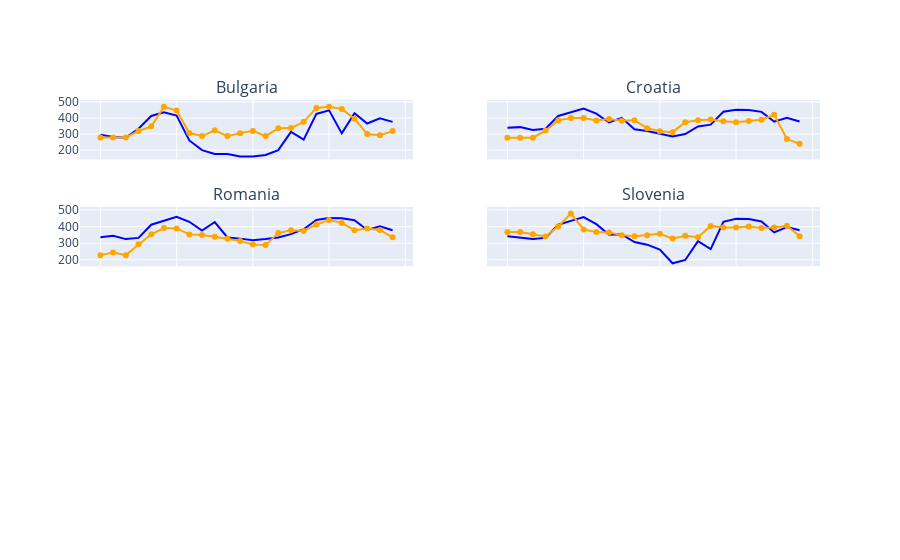

Notebook code cell kept with this figure:
### Code cell
#train_model_country_day(data_country_input, day, n_features, model_type="rf", model_parameters=None)
from plotly.subplots import make_subplots
def plotDayPrediction(day,n_features,model_type='rf',exclude_features=["Price-1","Price-2"]):
        countries = ["BG", "HR", "RO","SI"]
        countries_clean=[]
        for i,code in enumerate(countries):
                try: 
                        test=load_augumented(code).loc[day]
                except: print("Date for this day does not exist") 
                else: 
                        if test.shape[0]==24: countries_clean.append(code)
        #print(countries_clean)
        n = len(countries_clean)
        #print(n)
        clist = []
        [clist.append(country_dict[x]) for x in countries_clean]
        fig = make_subplots(rows=n, cols=2,
                shared_yaxes=True, shared_xaxes=True,
                subplot_titles=clist)

        def predOneDayOneCode(code,row,col):
                df = load_augumented(code).drop(columns=exclude_features)
                #print(df.isnull().values.any())
                model, params, selected_features, err, predictions = train_model_country_day(df, day, 12, model_type="rf")
                def rolling(dataframe):
                        return dataframe.rolling(window=roll_window).mean()
                #print(selected_features)
                
                
                df = df.loc[day]

                fig.add_trace(go.Scatter(x=df.index, 
                                        y=df["DayAheadPrice"], 
                                        name="Real price",
                                        mode="lines",
                                        line_color="blue",),
                                        row=row,col=col)  
                
                fig.add_trace(go.Scatter(x=predictions.index, 
                                        y=predictions, 
                                        name="Prediction",
                                        mode="lines+markers",
                                        line_color="orange",),
                                        row=row,col=col)  #

                fig.update_layout(
                        #title={'text':'Prediction of Energy Price in %s' % (country_dict[code]),'x':0.5, 'xanchor':'center'},
                        showlegend=False)
                
                #return fig, selected_features, err
                return err.rename(country_dict[code])
        #figa=[None]*n
        #sfa=[None]*n
        erra=[None]*n
        j=1
        k=1
        for i,code in enumerate(countries_clean):
                print(k,j)
                erra[i]=predOneDayOneCode(code,k,j)
                if k==j and j==1: j=j+1
                elif k==j and j==2: j=j-1
                elif j>k: k=k+1
        #code = "SI"
        #figa, sfa, erra=predOneDayOneCode(code,1,1)
        #print("aaskdjflöaksjdlfkjaskldjfkajdfölaj")
        fig.update_layout(legend=dict(
                orientation="h",
                entrywidth=120,
                yanchor="bottom",
                y=1.02,
                xanchor="right",
                x=1
                ))
        metr_list=[]
        [metr_list.append(x) for x in erra]
        table = pd.concat(metr_list, axis=1)
        return fig,0,table
figa, sfa, table = plotDayPrediction("2022-7-13",12)
display(table)
figa.show()

### Figure 1 — Plotly figure (JSON) as saved in the notebook; plotly's stock layout.template omitted (floating-point values rounded to 4 significant figures)
{"data": [{"line": {"color": "blue"}, "mode": "lines", "name": "Real price", "type": "scatter", "x": ["2022-07-13T00:00:00+00:00", "2022-07-13T01:00:00+00:00", "2022-07-13T02:00:00+00:00", "2022-07-13T03:00:00+00:00", "2022-07-13T04:00:00+00:00", "2022-07-13T05:00:00+00:00", "2022-07-13T06:00:00+00:00", "2022-07-13T07:00:00+00:00", "2022-07-13T08:00:00+00:00", "2022-07-13T09:00:00+00:00", "2022-07-13T10:00:00+00:00", "2022-07-13T11:00:00+00:00", "2022-07-13T12:00:00+00:00", "2022-07-13T13:00:00+00:00", "2022-07-13T14:00:00+00:00", "2022-07-13T15:00:00+00:00", "2022-07-13T16:00:00+00:00", "2022-07-13T17:00:00+00:00", "2022-07-13T18:00:00+00:00", "2022-07-13T19:00:00+00:00", "2022-07-13T20:00:00+00:00", "2022-07-13T21:00:00+00:00", "2022-07-13T22:00:00+00:00", "2022-07-13T23:00:00+00:00"], "xaxis": "x", "y": [295, 281.2, 277.1, 332.2, 412.0, 435, 415.0, 259.8, 199.4, 175.2, 175.1, 160.2, 160.2, 169.2, 199.4, 312.9, 264.7, 425.0, 447.3, 303.6, 430, 365.1, 398.1, 375.6], "yaxis": "y"}, {"line": {"color": "orange"}, "mode": "lines+markers", "name": "Prediction", "type": "scatter", "x": ["2022-07-13T00:00:00+00:00", "2022-07-13T01:00:00+00:00", "2022-07-13T02:00:00+00:00", "2022-07-13T03:00:00+00:00", "2022-07-13T04:00:00+00:00", "2022-07-13T05:00:00+00:00", "2022-07-13T06:00:00+00:00", "2022-07-13T07:00:00+00:00", "2022-07-13T08:00:00+00:00", "2022-07-13T09:00:00+00:00", "2022-07-13T10:00:00+00:00", "2022-07-13T11:00:00+00:00", "2022-07-13T12:00:00+00:00", "2022-07-13T13:00:00+00:00", "2022-07-13T14:00:00+00:00", "2022-07-13T15:00:00+00:00", "2022-07-13T16:00:00+00:00", "2022-07-13T17:00:00+00:00", "2022-07-13T18:00:00+00:00", "2022-07-13T19:00:00+00:00", "2022-07-13T20:00:00+00:00", "2022-07-13T21:00:00+00:00", "2022-07-13T22:00:00+00:00", "2022-07-13T23:00:00+00:00"], "xaxis": "x", "y": [278.6, 278.6, 278.6, 318.3, 347.4, 469.1, 445.6, 305.6, 287.0, 322.9, 286.7, 305.3, 319.2, 286.7, 335.3, 336.8, 375.5, 462.6, 469.9, 456.1, 395.1, 299.7, 292.2, 317.9], "yaxis": "y"}, {"line": {"color": "blue"}, "mode": "lines", "name": "Real price", "type": "scatter", "x": ["2022-07-13T00:00:00+00:00", "2022-07-13T01:00:00+00:00", "2022-07-13T02:00:00+00:00", "2022-07-13T03:00:00+00:00", "2022-07-13T04:00:00+00:00", "2022-07-13T05:00:00+00:00", "2022-07-13T06:00:00+00:00", "2022-07-13T07:00:00+00:00", "2022-07-13T08:00:00+00:00", "2022-07-13T09:00:00+00:00", "2022-07-13T10:00:00+00:00", "2022-07-13T11:00:00+00:00", "2022-07-13T12:00:00+00:00", "2022-07-13T13:00:00+00:00", "2022-07-13T14:00:00+00:00", "2022-07-13T15:00:00+00:00", "2022-07-13T16:00:00+00:00", "2022-07-13T17:00:00+00:00", "2022-07-13T18:00:00+00:00", "2022-07-13T19:00:00+00:00", "2022-07-13T20:00:00+00:00", "2022-07-13T21:00:00+00:00", "2022-07-13T22:00:00+00:00", "2022-07-13T23:00:00+00:00"], "xaxis": "x2", "y": [338.7, 342.7, 325.0, 332.2, 412.0, 435, 458.8, 426.5, 371.6, 400.4, 328.8, 319.1, 303.6, 284.3, 299.6, 347.2, 357.9, 438.5, 451.6, 449.4, 437.8, 377.2, 401.6, 378.1], "yaxis": "y2"}, {"line": {"color": "orange"}, "mode": "lines+markers", "name": "Prediction", "type": "scatter", "x": ["2022-07-13T00:00:00+00:00", "2022-07-13T01:00:00+00:00", "2022-07-13T02:00:00+00:00", "2022-07-13T03:00:00+00:00", "2022-07-13T04:00:00+00:00", "2022-07-13T05:00:00+00:00", "2022-07-13T06:00:00+00:00", "2022-07-13T07:00:00+00:00", "2022-07-13T08:00:00+00:00", "2022-07-13T09:00:00+00:00", "2022-07-13T10:00:00+00:00", "2022-07-13T11:00:00+00:00", "2022-07-13T12:00:00+00:00", "2022-07-13T13:00:00+00:00", "2022-07-13T14:00:00+00:00", "2022-07-13T15:00:00+00:00", "2022-07-13T16:00:00+00:00", "2022-07-13T17:00:00+00:00", "2022-07-13T18:00:00+00:00", "2022-07-13T19:00:00+00:00", "2022-07-13T20:00:00+00:00", "2022-07-13T21:00:00+00:00", "2022-07-13T22:00:00+00:00", "2022-07-13T23:00:00+00:00"], "xaxis": "x2", "y": [276.8, 276.8, 276.8, 321.3, 384.9, 399.2, 400.2, 384.5, 393.5, 383.2, 385.1, 336.4, 316.9, 311.4, 373.6, 385.7, 390.9, 379.2, 373.8, 381.3, 389.2, 419.4, 268.3, 239.0], "yaxis": "y2"}, {"line": {"color": "blue"}, "mode": "lines", "name": "Real price", "type": "scatter", "x": ["2022-07-13T00:00:00+00:00", "2022-07-13T01:00:00+00:00", "2022-07-13T02:00:00+00:00", "2022-07-13T03:00:00+00:00", "2022-07-13T04:00:00+00:00", "2022-07-13T05:00:00+00:00", "2022-07-13T06:00:00+00:00", "2022-07-13T07:00:00+00:00", "2022-07-13T08:00:00+00:00", "2022-07-13T09:00:00+00:00", "2022-07-13T10:00:00+00:00", "2022-07-13T11:00:00+00:00", "2022-07-13T12:00:00+00:00", "2022-07-13T13:00:00+00:00", "2022-07-13T14:00:00+00:00", "2022-07-13T15:00:00+00:00", "2022-07-13T16:00:00+00:00", "2022-07-13T17:00:00+00:00", "2022-07-13T18:00:00+00:00", "2022-07-13T19:00:00+00:00", "2022-07-13T20:00:00+00:00", "2022-07-13T21:00:00+00:00", "2022-07-13T22:00:00+00:00", "2022-07-13T23:00:00+00:00"], "xaxis": "x4", "y": [342.7, 334.1, 325.0, 332.2, 412.0, 435, 458.2, 415.1, 351.7, 353.6, 307.7, 291.5, 261.8, 179.2, 199.4, 312.9, 264.7, 429.6, 447.3, 445.6, 431.5, 365.1, 398.1, 378.1], "yaxis": "y4"}, {"line": {"color": "orange"}, "mode": "lines+markers", "name": "Prediction", "type": "scatter", "x": ["2022-07-13T00:00:00+00:00", "2022-07-13T01:00:00+00:00", "2022-07-13T02:00:00+00:00", "2022-07-13T03:00:00+00:00", "2022-07-13T04:00:00+00:00", "2022-07-13T05:00:00+00:00", "2022-07-13T06:00:00+00:00", "2022-07-13T07:00:00+00:00", "2022-07-13T08:00:00+00:00", "2022-07-13T09:00:00+00:00", "2022-07-13T10:00:00+00:00", "2022-07-13T11:00:00+00:00", "2022-07-13T12:00:00+00:00", "2022-07-13T13:00:00+00:00", "2022-07-13T14:00:00+00:00", "2022-07-13T15:00:00+00:00", "2022-07-13T16:00:00+00:00", "2022-07-13T17:00:00+00:00", "2022-07-13T18:00:00+00:00", "2022-07-13T19:00:00+00:00", "2022-07-13T20:00:00+00:00", "2022-07-13T21:00:00+00:00", "2022-07-13T22:00:00+00:00", "2022-07-13T23:00:00+00:00"], "xaxis": "x4", "y": [368.0, 368.0, 354.9, 341.0, 401.7, 478.8, 382.9, 367.2, 364.3, 349.0, 341.8, 349.0, 357.0, 328.0, 344.6, 336.8, 404.7, 395.6, 394.7, 400.6, 392.3, 394.4, 405.5, 342.9], "yaxis": "y4"}, {"line": {"color": "blue"}, "mode": "lines", "name": "Real price", "type": "scatter", "x": ["2022-07-13T00:00:00+00:00", "2022-07-13T01:00:00+00:00", "2022-07-13T02:00:00+00:00", "2022-07-13T03:00:00+00:00", "2022-07-13T04:00:00+00:00", "2022-07-13T05:00:00+00:00", "2022-07-13T06:00:00+00:00", "2022-07-13T07:00:00+00:00", "2022-07-13T08:00:00+00:00", "2022-07-13T09:00:00+00:00", "2022-07-13T10:00:00+00:00", "2022-07-13T11:00:00+00:00", "2022-07-13T12:00:00+00:00", "2022-07-13T13:00:00+00:00", "2022-07-13T14:00:00+00:00", "2022-07-13T15:00:00+00:00", "2022-07-13T16:00:00+00:00", "2022-07-13T17:00:00+00:00", "2022-07-13T18:00:00+00:00", "2022-07-13T19:00:00+00:00", "2022-07-13T20:00:00+00:00", "2022-07-13T21:00:00+00:00", "2022-07-13T22:00:00+00:00", "2022-07-13T23:00:00+00:00"], "xaxis": "x3", "y": [336.7, 344.9, 325.0, 332.2, 412.0, 435, 458.9, 429.4, 376.5, 428.1, 335, 327.9, 317.9, 325.0, 335, 355.1, 384.6, 440.2, 452.5, 450.1, 439.1, 379.8, 402.4, 378.1], "yaxis": "y3"}, {"line": {"color": "orange"}, "mode": "lines+markers", "name": "Prediction", "type": "scatter", "x": ["2022-07-13T00:00:00+00:00", "2022-07-13T01:00:00+00:00", "2022-07-13T02:00:00+00:00", "2022-07-13T03:00:00+00:00", "2022-07-13T04:00:00+00:00", "2022-07-13T05:00:00+00:00", "2022-07-13T06:00:00+00:00", "2022-07-13T07:00:00+00:00", "2022-07-13T08:00:00+00:00", "2022-07-13T09:00:00+00:00", "2022-07-13T10:00:00+00:00", "2022-07-13T11:00:00+00:00", "2022-07-13T12:00:00+00:00", "2022-07-13T13:00:00+00:00", "2022-07-13T14:00:00+00:00", "2022-07-13T15:00:00+00:00", "2022-07-13T16:00:00+00:00", "2022-07-13T17:00:00+00:00", "2022-07-13T18:00:00+00:00", "2022-07-13T19:00:00+00:00", "2022-07-13T20:00:00+00:00", "2022-07-13T21:00:00+00:00", "2022-07-13T22:00:00+00:00", "2022-07-13T23:00:00+00:00"], "xaxis": "x3", "y": [228.3, 244.5, 228.3, 293.9, 354.1, 391.7, 389.3, 353.5, 349.4, 339.8, 327.8, 314.2, 293.1, 290.0, 361.5, 378.9, 374.3, 413.6, 439.6, 422.7, 378.6, 389.5, 380.4, 335.7], "yaxis": "y3"}], "layout": {"annotations": [{"font": {"size": 16}, "showarrow": false, "text": "Bulgaria", "x": 0.225, "xanchor": "center", "xref": "paper", "y": 1, "yanchor": "bottom", "yref": "paper"}, {"font": {"size": 16}, "showarrow": false, "text": "Croatia", "x": 0.775, "xanchor": "center", "xref": "paper", "y": 1, "yanchor": "bottom", "yref": "paper"}, {"font": {"size": 16}, "showarrow": false, "text": "Romania", "x": 0.225, "xanchor": "center", "xref": "paper", "y": 0.7188, "yanchor": "bottom", "yref": "paper"}, {"font": {"size": 16}, "showarrow": false, "text": "Slovenia", "x": 0.775, "xanchor": "center", "xref": "paper", "y": 0.7188, "yanchor": "bottom", "yref": "paper"}], "legend": {"entrywidth": 120, "orientation": "h", "x": 1, "xanchor": "right", "y": 1.02, "yanchor": "bottom"}, "showlegend": false, "xaxis": {"anchor": "y", "domain": [0, 0.45], "matches": "x7", "showticklabels": false}, "xaxis2": {"anchor": "y2", "domain": [0.55, 1], "matches": "x8", "showticklabels": false}, "xaxis3": {"anchor": "y3", "domain": [0, 0.45], "matches": "x7", "showticklabels": false}, "xaxis4": {"anchor": "y4", "domain": [0.55, 1], "matches": "x8", "showticklabels": false}, "xaxis5": {"anchor": "y5", "domain": [0, 0.45], "matches": "x7", "showticklabels": false}, "xaxis6": {"anchor": "y6", "domain": [0.55, 1], "matches": "x8", "showticklabels": false}, "xaxis7": {"anchor": "y7", "domain": [0, 0.45]}, "xaxis8": {"anchor": "y8", "domain": [0.55, 1]}, "yaxis": {"anchor": "x", "domain": [0.8438, 1]}, "yaxis2": {"anchor": "x2", "domain": [0.8438, 1], "matches": "y", "showticklabels": false}, "yaxis3": {"anchor": "x3", "domain": [0.5625, 0.7188]}, "yaxis4": {"anchor": "x4", "domain": [0.5625, 0.7188], "matches": "y3", "showticklabels": false}, "yaxis5": {"anchor": "x5", "domain": [0.2812, 0.4375]}, "yaxis6": {"anchor": "x6", "domain": [0.2812, 0.4375], "matches": "y5", "showticklabels": false}, "yaxis7": {"anchor": "x7", "domain": [0, 0.1562]}, "yaxis8": {"anchor": "x8", "domain": [0, 0.1562], "matches": "y7", "showticklabels": false}}}
